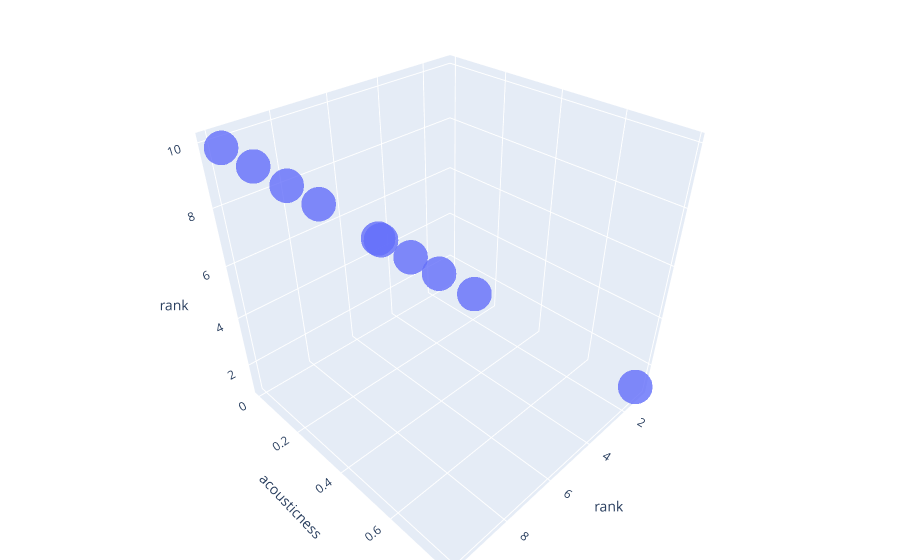

Source (notebook cell):
### Code cell
# create trace 1 that is 3d scatter
trace1 = go.Scatter3d(
    x=df_songs_num['rank'],
    y=df_songs_num[most_corr.index[1]],
    z=df_songs_num[most_corr.index[2]],
    mode='markers',
    marker=dict(
        size=12,
        # color=z,                # set color to an array/list of desired values
        colorscale='Viridis',   # choose a colorscale
        opacity=0.8
    ),
    )
data = [trace1]
layout = go.Layout(
    margin=dict(
        l=0,
        r=0,
        b=0,
        t=0),
        scene = dict(
        xaxis = dict(
            title='rank'),
        yaxis = dict(
            title=most_corr.index[1]),
        zaxis = dict(
            title=most_corr.index[2])
        )
)
fig = go.Figure(data=data, layout=layout)
fig.show()

### Figure 1 — Plotly figure (JSON) as saved in the notebook; plotly's stock layout.template omitted (floating-point values rounded to 4 significant figures)
{"data": [{"marker": {"colorscale": [[0, "#440154"], [0.1111, "#482878"], [0.2222, "#3e4989"], [0.3333, "#31688e"], [0.4444, "#26828e"], [0.5556, "#1f9e89"], [0.6667, "#35b779"], [0.7778, "#6ece58"], [0.8889, "#b5de2b"], [1, "#fde725"]], "opacity": 0.8, "size": 12}, "mode": "markers", "type": "scatter3d", "x": [1, 2, 3, 4, 5, 6, 7, 8, 9, 10], "y": [0.784, 0.201, 0.122, 0.0843, 0.0375, 0.162, 0.00627, 0.00144, 0.00673, 0.0384], "z": [1, 2, 3, 4, 5, 6, 7, 8, 9, 10]}], "layout": {"margin": {"b": 0, "l": 0, "r": 0, "t": 0}, "scene": {"xaxis": {"title": {"text": "rank"}}, "yaxis": {"title": {"text": "acousticness"}}, "zaxis": {"title": {"text": "rank"}}}}}
